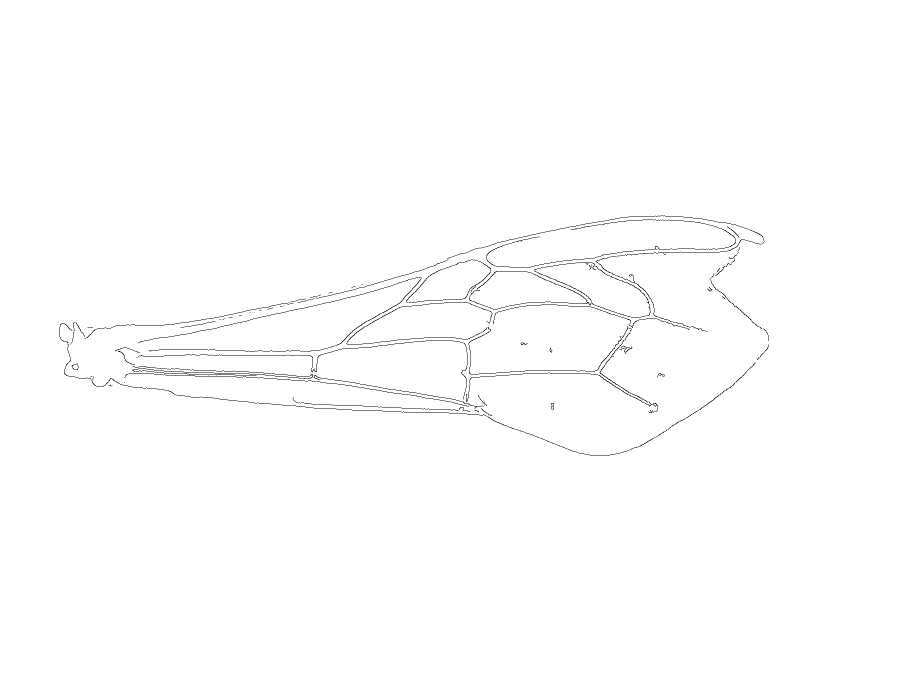
#> input picture image_processing_tool/wing_image_M_B/RW-A-AR0611-05-01-19_M_B.jpg, 1824 x 1368 px (shown at 1/2 size); its folder holds only this picture in this run
$ python image_process_angle_diameter_v2.py
#> lines starting #> are read from the running program, lines starting #| are printed output that depends on the picture; after the words box and inside, x2 and y2 are one past the last pixel; in counts of white or black regions, pixels touching at a corner belong together
import yaml
from rembg import remove
import cv2
import numpy as np
import os
from PIL import Image
import pandas as pd

# load images
input_folder = './wing_image_M_B'
image_files = os.listdir(input_folder)
input_paths = []
for file_name in os.listdir(input_folder):
    file_path = os.path.join(input_folder, file_name)
    if os.path.isfile(file_path):
        input_paths.append(file_path)
output_folder = './output'


def D2(input_path, output_path, maximum_diameter):
    def find_max_diameter(img):
        _, binary_img = cv2.threshold(img, 1, 255, cv2.THRESH_BINARY)
        contours, _ = cv2.findContours(binary_img, cv2.RETR_EXTERNAL, cv2.CHAIN_APPROX_SIMPLE)
        max_diameter = 0
        max_i = max_j = 0
        for contour in contours:
            for i in range(len(contour)):
                for j in range(i+1, len(contour)):
                    dist = np.sqrt(np.sum((contour[i] - contour[j]) ** 2))
                    if dist > max_diameter:
                        max_diameter = dist
                        max_i = i
                        max_j = j

        return max_diameter, contour[max_i], contour[max_j]

    def rotate_to_horizontal(img, point1, point2):
        # Calculate the angle between the line and horizontal direction
        dx = point2[0][0] - point1[0][0]
        dy = point2[0][1] - point1[0][1]
        angle = np.arctan2(dy, dx)

        # Calculate the center of the image
        center = (img.shape[1] // 2, img.shape[0] // 2)

        # Get the rotation matrix
        M = cv2.getRotationMatrix2D(center, angle * 180 / np.pi, 1)

        # Apply the rotation to the image
        rotated_img = cv2.warpAffine(img, M, (img.shape[1], img.shape[0]), borderMode=cv2.BORDER_CONSTANT, borderValue=(255, 255, 255))

        return rotated_img

    def resize_image(img, scale_percent):
        width = int(img.shape[1] * scale_percent / 100)
        height = int(img.shape[0] * scale_percent / 100)
        new_dimensions = (width, height)
        resized_img = cv2.resize(img, new_dimensions, interpolation=cv2.INTER_LINEAR)
        return resized_img

    # Read the image in grayscale mode
    img = cv2.imread(input_path, 0)

    # Find the max diameter and the two points forming it
    max_diameter, point1, point2 = find_max_diameter(img)

    # Rotate the image to make the line formed by the two points horizontal
    rotated_img = rotate_to_horizontal(img, point1, point2)

    # Calculate the scaling factor
    scale_percent = maximum_diameter / max_diameter * 100

    # Resize the image
    resized_img = resize_image(rotated_img, scale_percent)

    # Save the result
    cv2.imwrite(output_path, resized_img)

    img = Image.open(output_path)

    # 創建一個新的背景圖像，尺寸可以根據需要調整
    background = Image.new('RGB', (1000, 1000), (255, 255, 255))

    # 將原始圖像粘貼到背景上，您可以指定左上角的座標（在這裡是 (200, 200)）
    background.paste(img, (70, 130))

    # 儲存圖像
    background.save(output_path)


# Resize the image based on the user-defined maximum diameter of the object in the image
if not os.path.exists(output_folder):
    os.makedirs(output_folder)

# Iterate over the input
for input_path in input_paths:
    my_id = input_path.split('-')[2]
    data = pd.read_csv('RW_228_IDs.csv')
#> (reads image_processing_tool/RW_228_IDs.csv from the repository)
    row = data[data['ID'] == my_id]
    if len(row) > 0:
        lengthpixels = row['lengthpixels'].values[0]
        print(f"Lengthpixels: {lengthpixels}")
        D2(input_path, my_id + '.jpg', lengthpixels)
#> in D2, img is the input picture: shape (1368, 1824); min 0, max 255, mean 253.4
#> in find_max_diameter, `_, binary_img = cv2.threshold(img, 1, 255, cv2.THRESH_BINARY)`: binary_img: shape (1368, 1824); 99.5% white; black in thin lines or dots, all inside (x1, y1, x2, y2) = (118, 431, 1538, 912)
#> in find_max_diameter, `contours, _ = cv2.findContours(binary_img, cv2.RETR_EXTERNAL, cv2.CHAI..`: contours = [[[0, 0], [0, 1367], [1823, 1367], [1823, 0]]]
#> the loop in find_max_diameter, `for contour in contours:` made 1 pass
#> contour on pass 1: [[0, 0], [0, 1367], [1823, 1367], [1823, 0]]
#> after the loop in find_max_diameter, `for contour in contours:`: max_diameter = 2278.6; max_i = 0; max_j = 2
#> in D2, `max_diameter, point1, point2 = find_max_diameter(img)`: max_diameter = 2278.6; point1 = [[0, 0]]; point2 = [[1823, 1367]]
#> in rotate_to_horizontal, `dx = point2[0][0] - point1[0][0]`: dx = 1823
#> in rotate_to_horizontal, `dy = point2[0][1] - point1[0][1]`: dy = 1367
#> in rotate_to_horizontal, `angle = np.arctan2(dy, dx)`: angle = 0.643
#> in rotate_to_horizontal, `M = cv2.getRotationMatrix2D(center, angle * 180 / np.pi, 1)`: M = [[0.8, 0.6, -228], [-0.6, 0.8, 683.9]]
#> in rotate_to_horizontal, `rotated_img = cv2.warpAffine(img, M, (img.shape[1], img.shape[0]), bor..`:
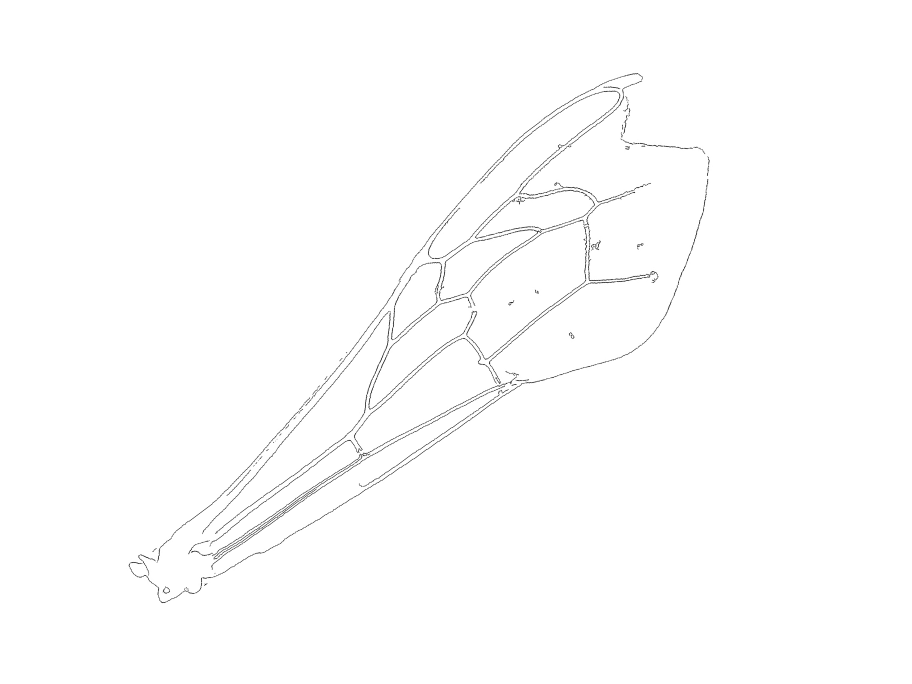
#> rotated_img: shape (1368, 1824) (shown at 1/2 size); min 0, max 255, mean 253.4
#> in D2, `scale_percent = maximum_diameter / max_diameter * 100`: scale_percent = 55.78
#> in resize_image, `width = int(img.shape[1] * scale_percent / 100)`: width = 1017
#> in resize_image, `height = int(img.shape[0] * scale_percent / 100)`: height = 763
#> in resize_image, `new_dimensions = (width, height)`: new_dimensions = (1017, 763)
#> in resize_image, `resized_img = cv2.resize(img, new_dimensions, interpolation=cv2.INTER_..`:
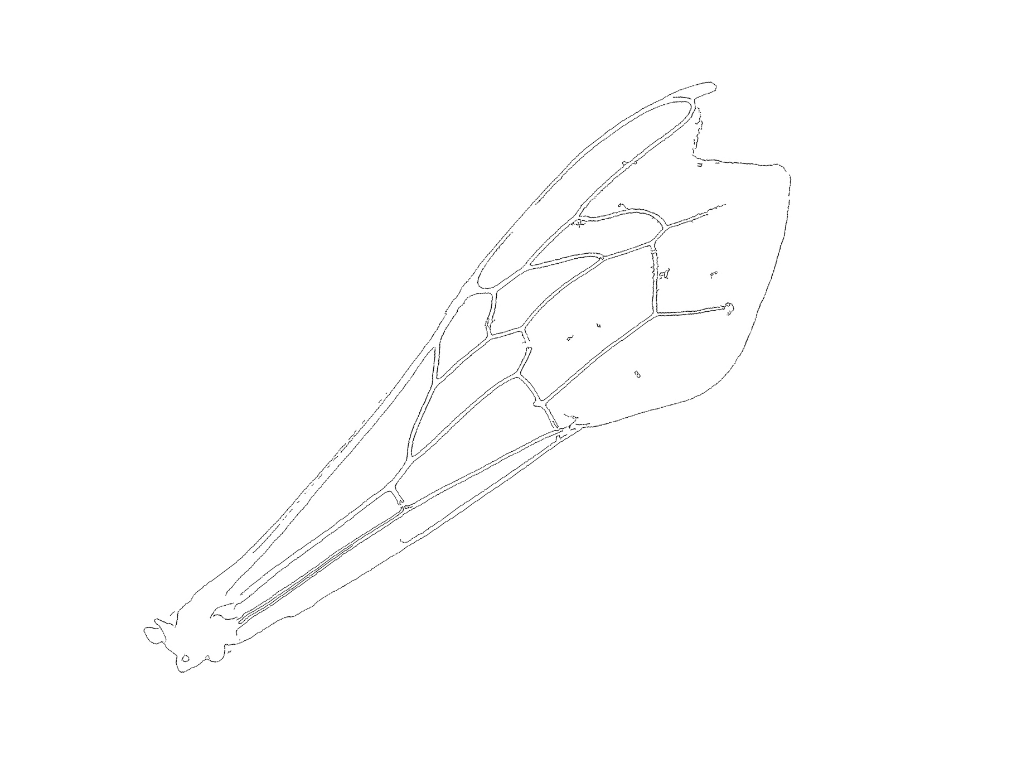
#> resized_img: shape (763, 1017); min 3, max 255, mean 253.4
#> in D2, `background = Image.new('RGB', (1000, 1000), (255, 255, 255))`: background: PIL image 1000x1000 RGB; every value is 255
#> in D2, `background.paste(img, (70, 130))`:
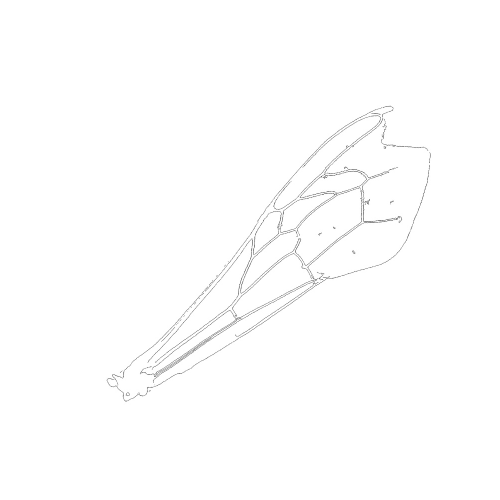
#> background: PIL image 1000x1000 RGB (shown at 1/2 size); min 3, max 255, mean 253.8
        print(file_name, "processed (D)")
    else:
        print(f"No data found for ID {id}")
